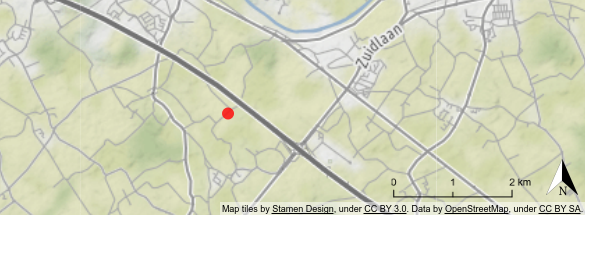
#> input picture vlinder/public/kaartjes/vlinder01_crop.png, 590 x 255 px; its folder holds 4 pictures in this run
$ python image_tools.py
#> lines starting #> are read from the running program, lines starting #| are printed output that depends on the picture
from PIL import Image
import base64


def crop_image(path, width, height, x, y, output):
#> called with path = 'vlinder01_crop.png', width = 590, height = 255, x = 5, y = 40, output = 'vlinder01_crop.png'
    image = Image.open(path)
#> image is the input picture: PIL image 590x255 RGBA; mean R, G, B, A 174.3, 176.8, 155, 213.2
    image.crop((x, y, x + width, y + height)).save(output, 'png')
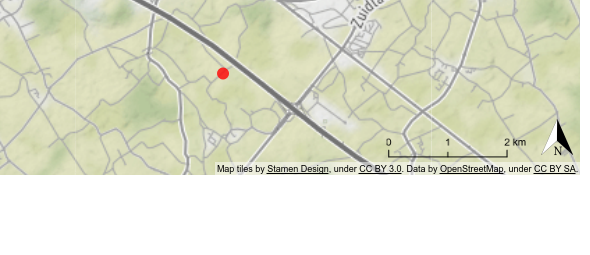
#> saved as vlinder01_crop.png: PIL image 590x255 RGBA; mean R, G, B, A 140.3, 142.3, 123.1, 172; transparent parts drawn white


def vlinder_png_to_base64(path):
    with open(path, 'rb') as f:
        return base64.b64encode(f.read())


if __name__ == '__main__':
    import os
    for image in os.listdir(''):
        if image.endswith('.png'):
            crop_image(image, 590, 255, 5, 40, f'vlinder{image[7:9]}_crop.png')

$ run again, on vlinder/public/kaartjes/vlinder05_crop.png
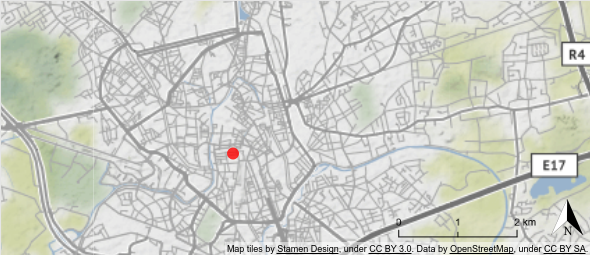
#> input picture vlinder/public/kaartjes/vlinder05_crop.png, 590 x 255 px
#> in crop_image, image is the input picture: PIL image 590x255 RGBA; mean R, G, B, A 205.2, 207.3, 199.8, 255
#> in crop_image, `image.crop((x, y, x + width, y + height)).save(output, 'png')`:
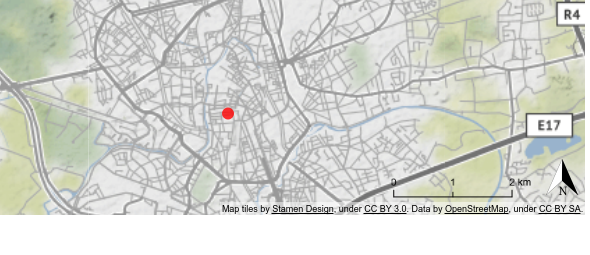
#> saved as vlinder05_crop.png: PIL image 590x255 RGBA; mean R, G, B, A 170.5, 172.4, 165.8, 213.2; transparent parts drawn white

$ run again, on vlinder/public/kaartjes/vlinder06_crop.png
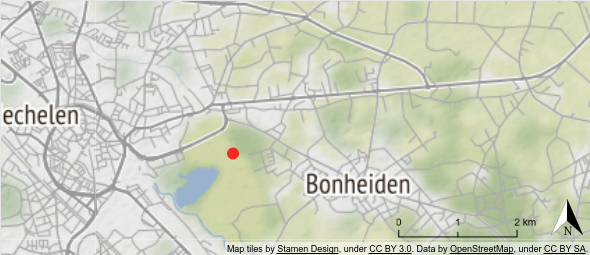
#> input picture vlinder/public/kaartjes/vlinder06_crop.png, 590 x 255 px
#> in crop_image, image is the input picture: PIL image 590x255 RGBA; mean R, G, B, A 205.6, 209.3, 192.2, 255
#> in crop_image, `image.crop((x, y, x + width, y + height)).save(output, 'png')`:
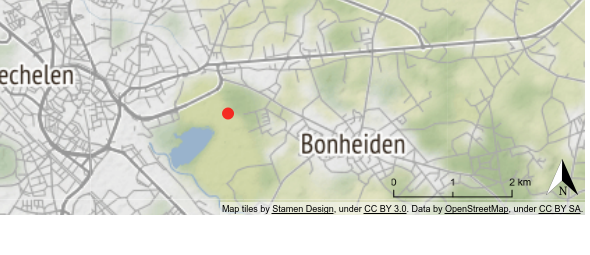
#> saved as vlinder06_crop.png: PIL image 590x255 RGBA; mean R, G, B, A 170.9, 174.2, 160, 213.2; transparent parts drawn white

$ run again, on vlinder/public/kaartjes/vlinder07_crop.png
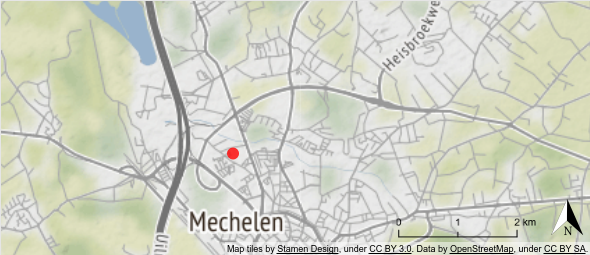
#> input picture vlinder/public/kaartjes/vlinder07_crop.png, 590 x 255 px
#> in crop_image, image is the input picture: PIL image 590x255 RGBA; mean R, G, B, A 208.8, 211.4, 197.4, 255
#> in crop_image, `image.crop((x, y, x + width, y + height)).save(output, 'png')`:
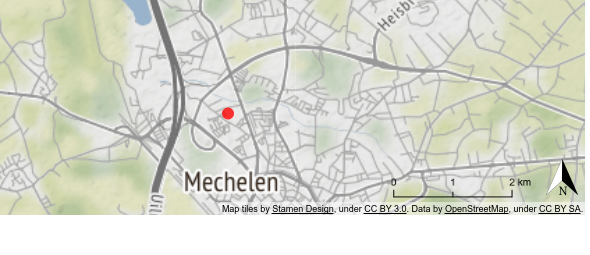
#> saved as vlinder07_crop.png: PIL image 590x255 RGBA; mean R, G, B, A 174.4, 176.4, 164.8, 213.2; transparent parts drawn white
